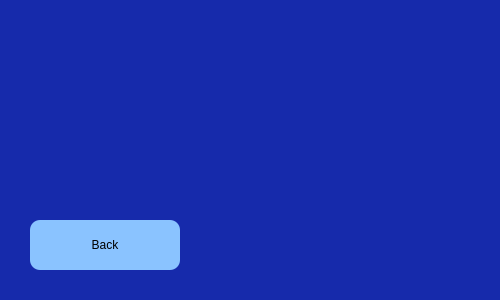
<?xml version="1.0" encoding="UTF-8"?>
<ui version="4.0">
 <class>Maps</class>
 <widget class="QDialog" name="Maps">
  <property name="geometry">
   <rect>
    <x>0</x>
    <y>0</y>
    <width>500</width>
    <height>300</height>
   </rect>
  </property>
  <property name="windowTitle">
   <string>Dialog</string>
  </property>
  <property name="styleSheet">
   <string notr="true">background-color: rgb(22, 42, 171);</string>
  </property>
  <widget class="QPushButton" name="backFM">
   <property name="geometry">
    <rect>
     <x>30</x>
     <y>220</y>
     <width>150</width>
     <height>50</height>
    </rect>
   </property>
   <property name="styleSheet">
    <string notr="true">border-color: rgb(255, 255, 255);
background-color: rgb(138, 195, 255);
border-radius: 10px;</string>
   </property>
   <property name="text">
    <string>Back</string>
   </property>
  </widget>
  <widget class="QLabel" name="label">
   <property name="geometry">
    <rect>
     <x>100</x>
     <y>30</y>
     <width>300</width>
     <height>160</height>
    </rect>
   </property>
   <property name="text">
    <string/>
   </property>
  </widget>
 </widget>
 <resources/>
 <connections/>
</ui>
